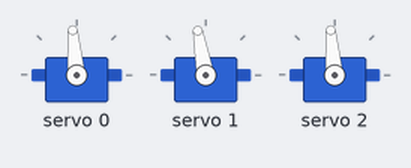
Bench run of a sketch on a simulated Arduino Uno, built with avr-gcc and run on an emulated ATmega328P. Parts: 3 × servo.

Above: at 3.05 s.
At 3.65 s:
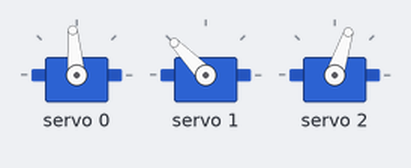
At 4.25 s:
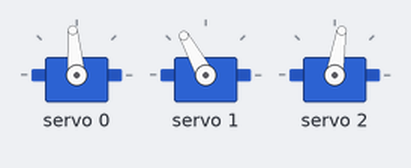
Timing chart, 0 to 8.4 s (numbered marks = the images above):
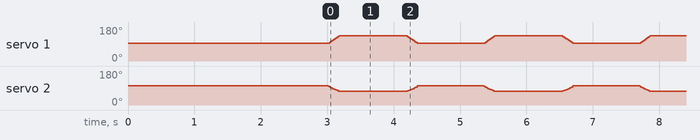

Measured:
- by itself, servo 2: repeats every 2.3 s: 95° 0.02 s, 92° 0.02 s, 87° 0.02 s, 84° 0.02 s, 80° 0.02 s, 77° 0.02 s, 74° 0.02 s, 72° 1.0 s, 73° 0.02 s, 75° 0.02 s, 78° 0.02 s, 81° 0.02 s, 84° 0.02 s, 87° 0.02 s, 92° 0.02 s, 95° 0.02 s, 101° 1.0 s, 100° 0.02 s
- by itself, servo 1: repeats every 2.3 s: 100° 0.02 s, 105° 0.02 s, 110° 0.02 s, 115° 0.02 s, 120° 0.02 s, 125° 0.02 s, 130° 0.02 s, 134° 1.0 s, 129° 0.02 s, 124° 0.02 s, 119° 0.02 s, 114° 0.02 s, 110° 0.02 s, 105° 0.02 s, 100° 0.02 s, 94° 1.0 s, 95° 0.02 s

The sketch:

Feb_12_Servo_Test.ino
```cpp
#include <Wire.h>
#include <Adafruit_PWMServoDriver.h>
#include "string.h"

// called this way, it uses the default address 0x40
Adafruit_PWMServoDriver pwm = Adafruit_PWMServoDriver();

//#define SERVOMIN  125 // This is the 'minimum' pulse length count (out of 4096)
//#define SERVOMAX  500 // This is the 'maximum' pulse length count (out of 4096)
//#define USMIN  600 // This is the rounded 'minimum' microsecond length based on the minimum pulse of 150
//#define USMAX  2400 // This is the rounded 'maximum' microsecond length based on the maximum pulse of 600
#define SERVO_FREQ 50 // Analog servos run at ~50 Hz updates

#define L1 2.1875
#define L2 4.3125
#define L3 5.25

#define DELTA 3

String old_str = "312.5";
String new_str = "312.5";

String x;
String y;
String z;

float val1, val2, val3;
int count = 0;
int numPoints = 50;
double theta = 0;

double th1 = 0;
double th2 = 0;
double th3 = 0;

float pwm1, pwm2, pwm3;

bool isValid = 1;
bool backward = 1;

void setup()
{
  Serial.begin(9600);
  pwm.begin();
  pwm.setOscillatorFrequency(27000000);
  pwm.setPWMFreq(SERVO_FREQ);
  delay(10);

  //Set initial position, then execute loop after 3 seconds
  val1 = L3, val2 = L1, val3 = L2;
  isValid = IK(val1,val2,val3);
  isValid = set_servos();
  delay(3000);
}

void loop()
{

 if (count < numPoints && backward)
  {
    GetCoords();
    count = count + 1;
  }
  else if (count < numPoints && !backward)
  {
    GetCoords();
    count = count + 1;
  }

  else
  {
    delay(1000);
    count = 0;
    if (backward)
    {
      backward = 0;
      val1 = (L3 - 3), val2 = L1, val3 = L2;
      isValid = IK(val1,val2,val3);
      isValid = set_servos();
    }
    else {
      backward = 1;
      val1 = L3, val2 = L1, val3 = L2;
      isValid = IK(val1,val2,val3);
      isValid = set_servos();
    }

  }

}

bool set_servos()
{
  if (!isValid)
  {
    return 0;
  }
  else
  {
  // map functions
  int temp_pwm1 = own_map(th1,-HALF_PI,HALF_PI,125,500);
  if ((temp_pwm1 < 125) || (temp_pwm1 > 500))
  {
    return 0;
  }
  else
  {
    pwm1 = temp_pwm1;
    pwm.setPWM(0, 0, pwm1);
  }
  int temp_pwm2 = own_map(th2,-HALF_PI,HALF_PI,125,500);
  if ((temp_pwm2 < 125) || (temp_pwm2 > 500))
  {
    return 0;
  }
  else
  {
    pwm2 = temp_pwm2;
    pwm.setPWM(1, 0, pwm2);
  }
  int temp_pwm3 = own_map(th3,-HALF_PI,HALF_PI,125,500);
  if ((temp_pwm3 < 125) || (temp_pwm3 > 500))
  {
    return 0;
  }
  else
  {
    pwm3 = temp_pwm3;
    pwm.setPWM(2, 0, pwm3);
  }
  return 1;
  }
}

bool IK(float x, float y, float z)
{
  double r = sqrt(((y * y) + (z * z)));
  double this_th1 = atan2(z,y);
  double this_th2 = acos((L1/r));
  double temp_th1 = this_th2 - this_th1;
  //Check for validity
  if ((th1 < -HALF_PI) || (th1 > HALF_PI))
  {
    return 0;
  }
  else
  {
    th1 = temp_th1 * -1;
  }

  double rprime = sqrt(((x * x) + (r * r)));
  double this_th = atan2(x,r);
  double phi = acos(((L2 * L2) + (rprime * rprime) - (L3 * L3)) / (2 * L2 * rprime));
  double temp_th2 = phi - this_th;
  if ((th2 < -HALF_PI) || (th2 > HALF_PI))
  {
    return 0;
  }
  else
  {
    th2 = temp_th2;
  }
  double psi = acos(((L2 * L2) + (L3 * L3) - (rprime * rprime)) / (2 * L2 * L3));
  double temp_th3 = psi - HALF_PI;
  if ((th3 < -HALF_PI) || (th3 > HALF_PI))
  {
    return 0;
  }
  else
  {
    th3 = temp_th3;
  }
  return 1;
}


 int own_map(double val, double prev_low, double prev_high, double now_low, double now_high)
 {
  double prev_range = prev_high - prev_low;
  double now_range = now_high - now_low;
  double prev_location = (val - prev_low) / prev_range;
  double now_location = (prev_location * now_range) + now_low;
  return now_location;
 }

 void GetCoords()
 {
    if (backward)
    {
    val1 = val1 - 0.06;
    }
    else {
      val1 = val1 + 0.06;
    }

    isValid = IK(val1,val2,val3);
    isValid = set_servos();
 }
```
